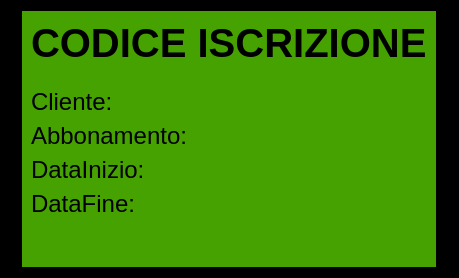
<?xml version="1.0" encoding="UTF-8"?>
<ui version="4.0">
 <class>Servizio</class>
 <widget class="QWidget" name="Servizio">
  <property name="geometry">
   <rect>
    <x>0</x>
    <y>0</y>
    <width>459</width>
    <height>278</height>
   </rect>
  </property>
  <property name="windowTitle">
   <string>Iscrizione</string>
  </property>
  <property name="styleSheet">
   <string notr="true">background-color: rgb(0, 0, 0);</string>
  </property>
  <layout class="QGridLayout" name="gridLayout">
   <item row="0" column="0" alignment="Qt::AlignHCenter|Qt::AlignVCenter">
    <widget class="QWidget" name="widget" native="true">
     <property name="styleSheet">
      <string notr="true">background-color: rgb(69, 162, 0);</string>
     </property>
     <layout class="QGridLayout" name="gridLayout_2">
      <item row="0" column="0">
       <layout class="QVBoxLayout" name="verticalLayout">
        <item>
         <widget class="QLabel" name="labelCodice">
          <property name="font">
           <font>
            <pointsize>30</pointsize>
            <weight>75</weight>
            <bold>true</bold>
           </font>
          </property>
          <property name="text">
           <string>CODICE ISCRIZIONE</string>
          </property>
         </widget>
        </item>
        <item>
         <spacer name="verticalSpacer">
          <property name="orientation">
           <enum>Qt::Vertical</enum>
          </property>
          <property name="sizeHint" stdset="0">
           <size>
            <width>20</width>
            <height>40</height>
           </size>
          </property>
         </spacer>
        </item>
        <item>
         <widget class="QLabel" name="labelCliente">
          <property name="font">
           <font>
            <pointsize>18</pointsize>
           </font>
          </property>
          <property name="text">
           <string>Cliente:</string>
          </property>
         </widget>
        </item>
        <item>
         <widget class="QLabel" name="labelAbbonamento">
          <property name="font">
           <font>
            <pointsize>18</pointsize>
           </font>
          </property>
          <property name="text">
           <string>Abbonamento:</string>
          </property>
         </widget>
        </item>
        <item>
         <widget class="QLabel" name="labelDataInizio">
          <property name="font">
           <font>
            <pointsize>18</pointsize>
           </font>
          </property>
          <property name="text">
           <string>DataInizio:</string>
          </property>
         </widget>
        </item>
        <item>
         <widget class="QLabel" name="labelDataFine">
          <property name="font">
           <font>
            <pointsize>18</pointsize>
           </font>
          </property>
          <property name="text">
           <string>DataFine:</string>
          </property>
         </widget>
        </item>
        <item>
         <spacer name="verticalSpacer_2">
          <property name="orientation">
           <enum>Qt::Vertical</enum>
          </property>
          <property name="sizeType">
           <enum>QSizePolicy::Fixed</enum>
          </property>
          <property name="sizeHint" stdset="0">
           <size>
            <width>20</width>
            <height>40</height>
           </size>
          </property>
         </spacer>
        </item>
       </layout>
      </item>
     </layout>
    </widget>
   </item>
  </layout>
 </widget>
 <resources/>
 <connections/>
</ui>
